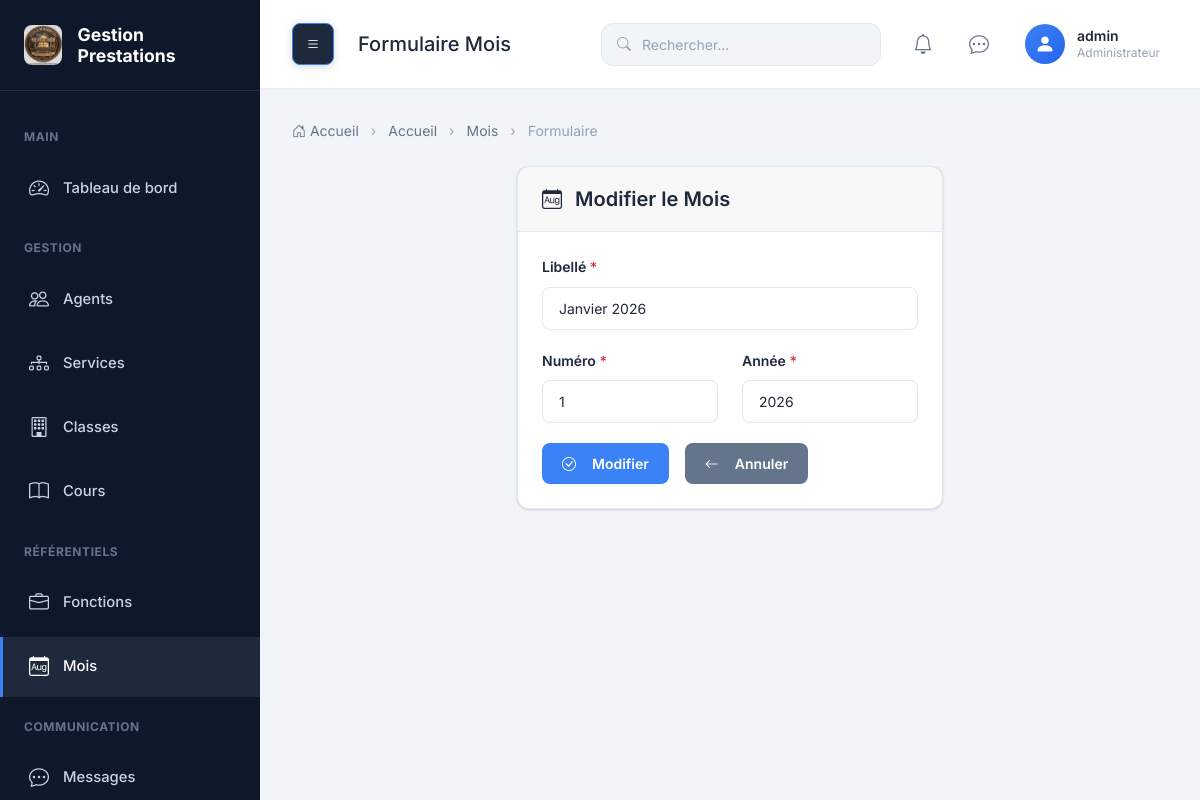
The page /mois/1/modifier/ (signed in) on the database its author committed.
### prestation/models.py (models this page shows, shortened)
class Utilisateur(models.Model):
    ROLE_CHOICES = (
        ('ADMIN', 'Administrateur'),
        ('SECRETAIRE', 'Secrétaire'),
        ('ENSEIGNANT', 'Enseignant'),
        ('PREFET', 'Préfet de discipline'),
        ('SURVEILLANT', 'Surveillant'),
    )
    user = models.OneToOneField(
        User,
        on_delete=models.CASCADE,
        related_name='utilisateur'
    )
    agent = models.OneToOneField(
        Agent,
        on_delete=models.CASCADE,
        related_name='utilisateur'
    )
    role = models.CharField(
        max_length=20,
        choices=ROLE_CHOICES
    )
    created_at = models.DateTimeField(auto_now_add=True)
    updated_at = models.DateTimeField(auto_now=True)
    must_change_password = models.BooleanField(
        default=True,
        help_text='Indique si l\'utilisateur doit changer son mot de passe à la prochaine connexion'
    )
    class Meta:
        ordering = ['user__username']
        verbose_name = 'Utilisateur'
        verbose_name_plural = 'Utilisateurs'
        indexes = [
            models.Index(fields=['role']),
        ]

class Mois(models.Model):
    libelle = models.CharField(max_length=50)
    mois_num = models.IntegerField()
    annee = models.IntegerField()
    created_at = models.DateTimeField(auto_now_add=True)
    updated_at = models.DateTimeField(auto_now=True)
    class Meta:
        ordering = ['annee', 'mois_num']
        verbose_name = 'Mois'
        verbose_name_plural = 'Mois'
        constraints = [
            models.UniqueConstraint(
                fields=['mois_num', 'annee'],
                name='unique_mois_annee'
            ),
        ]

### prestation/views.py (the view)
# urls.py: path('mois/<int:mois_id>/modifier/', views.mois_edit, name='mois_edit'),
@login_required
def mois_edit(request, mois_id):
    mois = get_object_or_404(Mois, pk=mois_id)
    if request.method == 'POST':
        pass
    return render(request, 'mois/form.html', {'mois': mois})

### templates/mois/form.html (shortened to what this page needs)
{% extends 'base.html' %}
{% load static %}
{% block page_title %}Formulaire Mois{% endblock %}
{% block breadcrumb %}
<li class="breadcrumb-item"><a href="{% url 'dashboard' %}">Accueil</a></li>
<li class="breadcrumb-item"><a href="{% url 'mois' %}">Mois</a></li>
<li class="breadcrumb-item active" aria-current="page">Formulaire</li>
{% endblock %}
{% block content %}
<div class="row justify-content-center">
    <div class="col-md-6">
        <div class="card">
            <div class="card-header">
                <h5 class="mb-0">
                    <i class="bi bi-calendar-month me-2"></i>
                    {% if mois %}Modifier le Mois{% else %}Nouveau Mois{% endif %}
                </h5>
            </div>
            <div class="card-body">
                <form method="post">
                    <div class="form-group">
                        <label class="form-label">Libellé <span class="text-danger">*</span></label>
                        <input type="text" name="libelle" class="form-control" value="{{ mois.libelle|default:'' }}" required>
                    </div>
                    <div class="row">
                        <div class="col-md-6">
                            <div class="form-group">
                                <label class="form-label">Numéro <span class="text-danger">*</span></label>
                                <input type="number" name="mois_num" class="form-control" value="{{ mois.mois_num|default:'' }}" min="1" max="12" required>
                            </div>
                        </div>
                        <div class="col-md-6">
                            <div class="form-group">
                                <label class="form-label">Année <span class="text-danger">*</span></label>
                                <input type="number" name="annee" class="form-control" value="{{ mois.annee|default:'' }}" min="2000" max="2100" required>
                            </div>
                        </div>
                    </div>
                    <div class="d-flex gap-2">
                        <button type="submit" class="btn btn-primary">
                            <i class="bi bi-check-circle me-2"></i>
                            {% if mois %}Modifier{% else %}Créer{% endif %}
                        </button>
                        <a href="{% url 'mois' %}" class="btn btn-secondary">
                            <i class="bi bi-arrow-left me-2"></i>Annuler
                        </a>
                    </div>
                </form>
            </div>
        </div>
    </div>
</div>
{% endblock %}

### prestation/templates/base.html (shortened to what this page needs)
{% load static %}
<!DOCTYPE html>
<html lang="fr">
<head>
    <link href="https://cdnjs.cloudflare.com/ajax/libs/bootstrap/5.3.2/css/bootstrap.min.css" rel="stylesheet">
    <link href="https://cdnjs.cloudflare.com/ajax/libs/bootstrap-icons/1.11.1/font/bootstrap-icons.min.css" rel="stylesheet">
    <link href="{% static 'css/style.css' %}" rel="stylesheet">
</head>
<body>
    {% if user.is_authenticated %}
    <div class="wrapper">
        <aside class="sidebar" id="sidebar">
            <div class="sidebar-brand">
                <img src="{% static 'images/logo.png' %}" alt="Logo" onerror="this.style.display='none'">
                <h4>Gestion Prestations</h4>
            </div>
            <ul class="sidebar-menu">
                <li class="menu-header">Main</li>
                <li>
                    <a href="{% url 'dashboard' %}" class="{% if request.path == '/' or request.path == '/dashboard/' %}active{% endif %}">
                        <i class="bi bi-speedometer2"></i>
                        <span>Tableau de bord</span>
                    </a>
                </li>
                <li class="menu-header">Gestion</li>
                <li>
                    <a href="{% url 'agents' %}" class="{% if 'agents' in request.path %}active{% endif %}">
                        <i class="bi bi-people"></i>
                        <span>Agents</span>
                    </a>
                </li>
                <li>
                    <a href="{% url 'services' %}" class="{% if 'services' in request.path %}active{% endif %}">
                        <i class="bi bi-diagram-3"></i>
                        <span>Services</span>
                    </a>
                </li>
                <li>
                    <a href="{% url 'classes' %}" class="{% if 'classes' in request.path %}active{% endif %}">
                        <i class="bi bi-building"></i>
                        <span>Classes</span>
                    </a>
                </li>
                <li>
                    <a href="{% url 'cours' %}" class="{% if 'cours' in request.path %}active{% endif %}">
                        <i class="bi bi-book"></i>
                        <span>Cours</span>
                    </a>
                </li>
                <li class="menu-header">Référentiels</li>
                <li>
                    <a href="{% url 'fonctions' %}" class="{% if 'fonctions' in request.path %}active{% endif %}">
                        <i class="bi bi-briefcase"></i>
                        <span>Fonctions</span>
                    </a>
                </li>
                <li>
                    <a href="{% url 'mois' %}" class="{% if 'mois' in request.path %}active{% endif %}">
                        <i class="bi bi-calendar-month"></i>
                        <span>Mois</span>
                    </a>
                </li>
                <li class="menu-header">Communication</li>
                <li>
                    <a href="{% url 'messages' %}" class="{% if 'messages' in request.path %}active{% endif %}">
                        <i class="bi bi-chat-dots"></i>
                        <span>Messages</span>
                    </a>
                </li>
            </ul>
        </aside>
        <main class="main-content">
            <nav class="navbar">
                <div class="navbar-left">
                    <button class="navbar-toggle-desktop" id="sidebarToggle" title="Afficher/masquer le menu">
                        <i class="bi bi-list"></i>
                    </button>
                    <h5 class="mb-0">{% block page_title %}Tableau de bord{% endblock %}</h5>
                </div>
                <div class="navbar-right">
                    <div class="navbar-search">
                        <i class="bi bi-search"></i>
                        <input type="text" class="form-control" placeholder="Rechercher...">
                    </div>
                    <div class="navbar-actions">
                        <a href="{% url 'notifications' %}" class="navbar-action" title="Notifications">
                            <i class="bi bi-bell"></i>
                        </a>
                        <a href="{% url 'messages' %}" class="navbar-action" title="Messages">
                            <i class="bi bi-chat-dots"></i>
                        </a>
                        <div class="navbar-user" id="userDropdown">
                            {% if user.utilisateur.agent.photo %}
                                <img src="{{ user.utilisateur.agent.photo.url }}" alt="{{ user.username }}">
                            {% else %}
                                <div class="navbar-user-avatar">
                                    <i class="bi bi-person-fill"></i>
                                </div>
                            {% endif %}
                            <div class="navbar-user-info">
                                <div class="navbar-user-name">{{ user.username }}</div>
                                <div class="navbar-user-role">{{ user.utilisateur.get_role_display }}</div>
                            </div>
                        </div>
                    </div>
                </div>
            </nav>
            <div class="content-area">
                <nav aria-label="breadcrumb">
                    <ol class="breadcrumb">
                        <li class="breadcrumb-item"><a href="{% url 'dashboard' %}"><i class="bi bi-house-door"></i> Accueil</a></li>
                        {% block breadcrumb %}{% endblock %}
                    </ol>
                </nav>
                {% block content %}{% endblock %}
            </div>
        </main>
    </div>
    {% else %}
        {% block auth_content %}{% endblock %}
    {% endif %}
</body>
</html>

### rows shown on the page
Mois: libelle "Janvier 2026", mois_num "1", annee "2026"

### other values the page prints
{{ user.username }} "admin"
{{ user.utilisateur.get_role_display }} "Administrateur"
